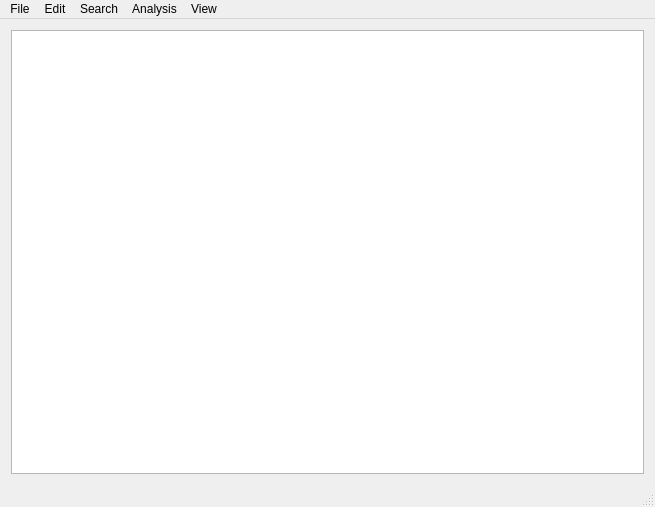
<?xml version="1.0" encoding="UTF-8"?>
<ui version="4.0">
 <class>MainWindow</class>
 <widget class="QMainWindow" name="MainWindow">
  <property name="enabled">
   <bool>true</bool>
  </property>
  <property name="geometry">
   <rect>
    <x>0</x>
    <y>0</y>
    <width>655</width>
    <height>507</height>
   </rect>
  </property>
  <property name="sizePolicy">
   <sizepolicy hsizetype="Fixed" vsizetype="Fixed">
    <horstretch>0</horstretch>
    <verstretch>0</verstretch>
   </sizepolicy>
  </property>
  <property name="windowTitle">
   <string>System Log Analysis (OS-X build)</string>
  </property>
  <widget class="QWidget" name="centralWidget">
   <layout class="QHBoxLayout" name="horizontalLayout">
    <item>
     <widget class="QTableView" name="recordDisplayArea"/>
    </item>
   </layout>
  </widget>
  <widget class="QMenuBar" name="menuBar">
   <property name="geometry">
    <rect>
     <x>0</x>
     <y>0</y>
     <width>655</width>
     <height>22</height>
    </rect>
   </property>
   <widget class="QMenu" name="menuFile">
    <property name="title">
     <string>File</string>
    </property>
    <addaction name="actionOpen_existing_log_dump"/>
    <addaction name="actionStart_with_new_log_dump"/>
    <addaction name="separator"/>
   </widget>
   <widget class="QMenu" name="menuSearch">
    <property name="title">
     <string>Search</string>
    </property>
    <addaction name="actionQuery_via_time"/>
    <addaction name="actionQuery_via_sender"/>
    <addaction name="actionQuery_via_message_content"/>
   </widget>
   <widget class="QMenu" name="menuAnalysis">
    <property name="title">
     <string>Analysis</string>
    </property>
    <addaction name="actionRun_analysis"/>
   </widget>
   <widget class="QMenu" name="menuView">
    <property name="title">
     <string>View</string>
    </property>
    <addaction name="actionShow_all_logs_in_buffer"/>
   </widget>
   <widget class="QMenu" name="menuEdit">
    <property name="title">
     <string>Edit</string>
    </property>
    <addaction name="actionAdd_record_after_selection"/>
    <addaction name="actionDelete_selected_record"/>
   </widget>
   <addaction name="menuFile"/>
   <addaction name="menuEdit"/>
   <addaction name="menuSearch"/>
   <addaction name="menuAnalysis"/>
   <addaction name="menuView"/>
  </widget>
  <widget class="QStatusBar" name="statusBar"/>
  <action name="actionOpen_existing_log_dump">
   <property name="text">
    <string>Open existing log dump</string>
   </property>
   <property name="shortcut">
    <string>Ctrl+O</string>
   </property>
  </action>
  <action name="actionStart_with_new_log_dump">
   <property name="text">
    <string>Start with new log dump</string>
   </property>
   <property name="shortcut">
    <string>Ctrl+N</string>
   </property>
  </action>
  <action name="actionQuit">
   <property name="text">
    <string>Quit</string>
   </property>
   <property name="shortcut">
    <string>Ctrl+Q</string>
   </property>
  </action>
  <action name="actionGeneral_Query_Utility">
   <property name="text">
    <string>General Query Utility</string>
   </property>
  </action>
  <action name="actionRun_analysis">
   <property name="text">
    <string>Run analysis</string>
   </property>
  </action>
  <action name="actionQuery_via_time">
   <property name="text">
    <string>Query via time</string>
   </property>
  </action>
  <action name="actionQuery_via_sender">
   <property name="text">
    <string>Query via sender</string>
   </property>
  </action>
  <action name="actionQuery_via_message_content">
   <property name="text">
    <string>Query via message content</string>
   </property>
  </action>
  <action name="actionShow_all_logs_in_buffer">
   <property name="text">
    <string>Show all logs in buffer</string>
   </property>
  </action>
  <action name="actionAdd_record_after_selection">
   <property name="text">
    <string>Add record after selection</string>
   </property>
  </action>
  <action name="actionDelete_selected_record">
   <property name="text">
    <string>Delete selected record</string>
   </property>
  </action>
 </widget>
 <layoutdefault spacing="6" margin="11"/>
 <resources/>
 <connections/>
</ui>
